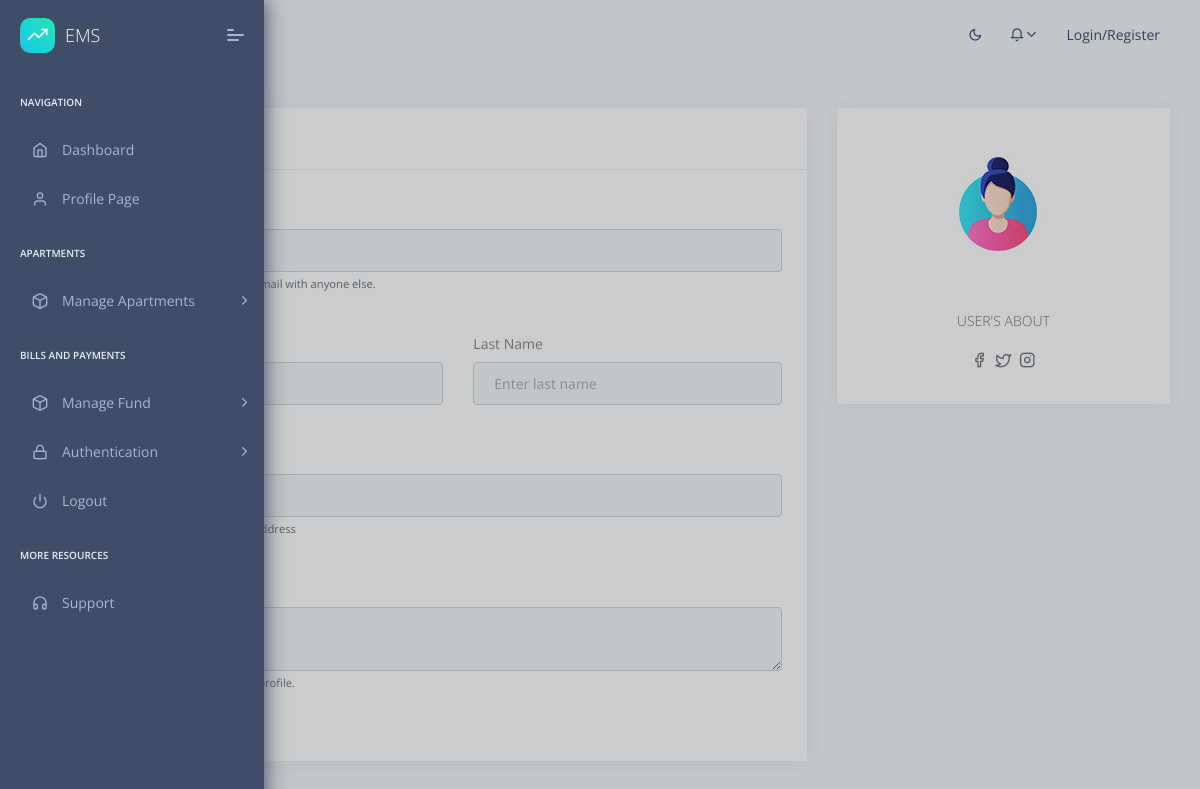
/accounts/profile (signed in), run on an earlier commit of the app's database.
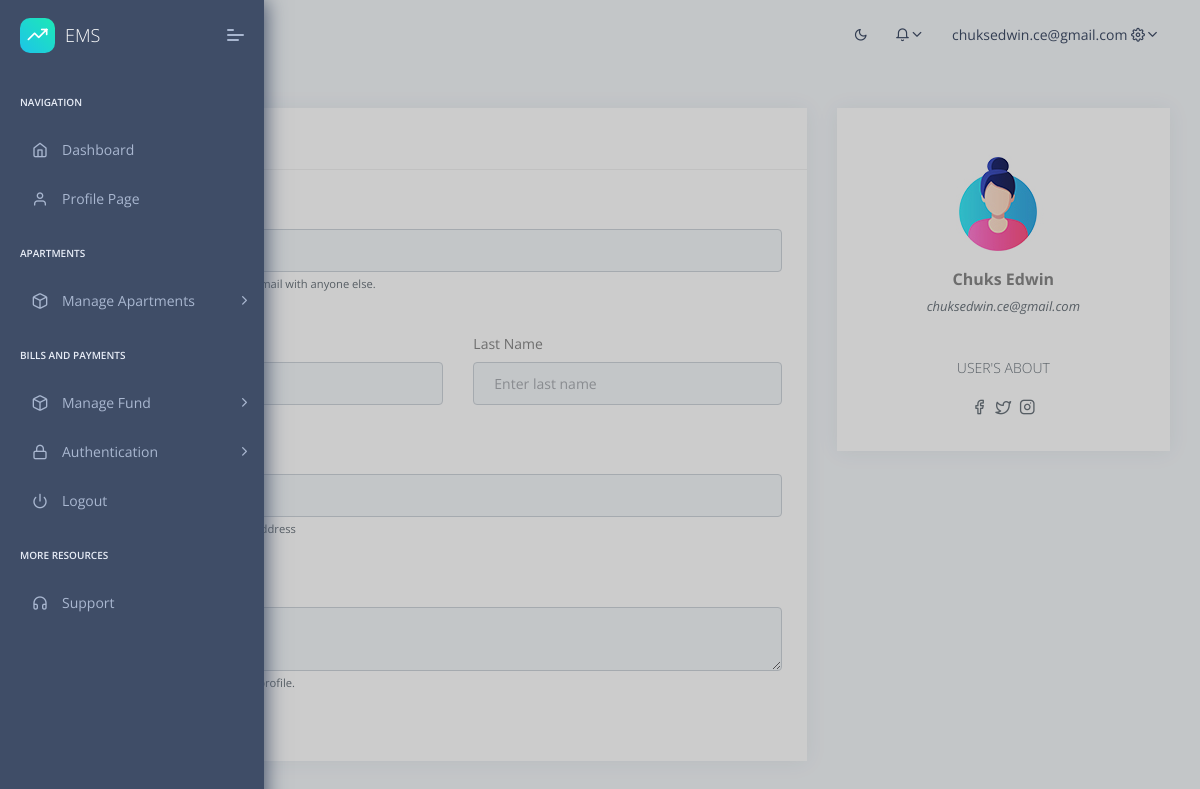
And on a later commit of the database.
### accounts/models.py (models this page shows, shortened)
class User(AbstractBaseUser):
    foto			= models.ImageField(null=True, blank=True, upload_to="image/", default="image/male.jpg")
    email 			= models.EmailField(max_length=255, unique=True)
    first_name		= models.CharField(max_length=225)
    last_name		= models.CharField(max_length=225)
    other_names		= models.CharField(max_length=225, blank=True, null=True)
    phone1          = models.CharField(max_length=11,null=True,blank=True)
    phone2          = models.CharField(max_length=11, blank=True, null=True)
    gender          = models.CharField(null=True, blank=True,max_length=10, choices=GENDER)
    active 			= models.BooleanField(default=False)
    staff 			= models.BooleanField(default=False)
    is_shop_owner 	= models.BooleanField(default=False)
    is_resident 	= models.BooleanField(default=False)
    admin			= models.BooleanField(default=False)
    group 			= models.ForeignKey(Group, on_delete=models.CASCADE, blank=True, null=True)
    timestamp 		= models.DateTimeField(auto_now_add=True, auto_now=False)
    USERNAME_FIELD = 'email'
    REQUIRED_FIELDS = ["first_name","last_name"]
    objects = UserManager()
    @property
    def is_active(self):
        return self.active

### accounts/views.py (the view)
# urls.py: path('profile',profile_view,name='profile'),
def profile_view(request):
	return render(request,'accounts/profile.html',{})

### context_processors.py (called while the page is built)
def cfg_assets_root(request):
    return { 'ASSETS_ROOT' : settings.ASSETS_ROOT }

### templates/accounts/profile.html (shortened to what the changed rows need)
{% extends "layouts/base.html" %}
{% block content %}
    <div class="pcoded-main-container">
        <div class="pcoded-wrapper">
            <div class="pcoded-content">
                <div class="pcoded-inner-content">
                    <div class="main-body">
                        <div class="page-wrapper">
                            <div class="row">
                                <div class="col-sm-4">
                                    <div class="card">
                                        <div class="card-block">
                                            <div class="d-flex align-items-center justify-content-center flex-column">
                                                <div class="text-center">
                                                    <h4 class="font-weight-bold h6">
                                                        {{request.user.first_name}} {{request.user.last_name}}
                                                    </h4>
                                                    <p class="font-italic text-muted">{{request.user.email}}</p>
                                                </div>
                                            </div>
                                        </div>
                                    </div>
                                </div>
                            </div>
                        </div>
                    </div>
                </div>
            </div>
        </div>
    </div>
{% endblock content %}

### templates/includes/navigation.html (shortened to what this page needs)
<header class="navbar pcoded-header navbar-expand-lg navbar-light">
    <div class="collapse navbar-collapse">
        <ul class="navbar-nav mr-auto">
            <li><a href="javascript:" class="full-screen" onclick="javascript:toggleFullScreen()"></a></li>
            <li class="nav-item">
                <div class="main-search">
                    <div class="input-group">
                        <span class="input-group-append search-btn btn btn-primary">
                            </span>
                    </div>
                </div>
            </li>
        </ul>
        <ul class="navbar-nav ml-auto">
            <li>
                <label>
                    <i class="icon feather icon-sun" id="theme-indicator"></i>
                </label>
            </li>
            <li>
                <div class="dropdown">
                    <a class="dropdown-toggle" href="javascript:" data-toggle="dropdown"><i
                            class="icon feather icon-bell"></i></a>
                </div>
            </li>
            <li>
                {% if request.user.is_authenticated %}
                    <div class="dropdown drp-user">
                        <span>{{request.user.email}}</span>
                        <a href="javascript:" class="dropdown-toggle" data-toggle="dropdown">
                            <i class="icon feather icon-settings"></i>
                        </a>
                    </div>
                {%else%}
                    <a href="{% url 'login' %}">Login/Register</a>
                {%endif%}
            </li>
        </ul>
    </div>
</header>

What changed in the data, as far as the page shows it:
now on this page (row edited): User: user.email "chuksedwin.ce@gmail.com", user.first_name "Chuks", user.last_name "Edwin"
Also different on the page:
text no longer shown: "Login/Register"
